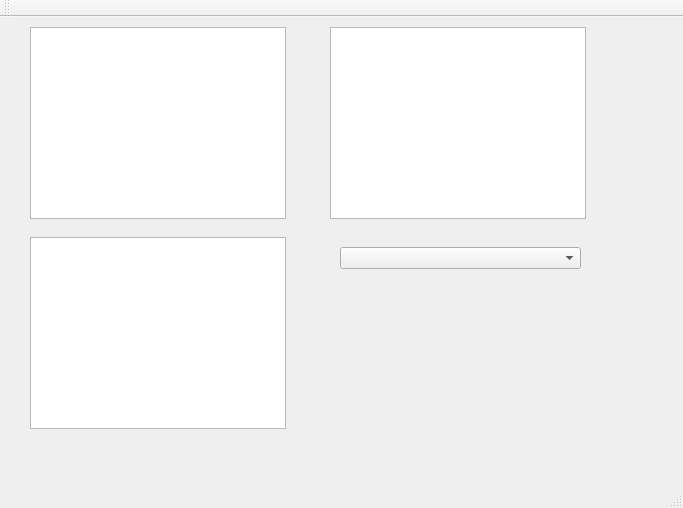
<?xml version="1.0" encoding="UTF-8"?>
<ui version="4.0">
 <class>MainWindow</class>
 <widget class="QMainWindow" name="MainWindow">
  <property name="geometry">
   <rect>
    <x>0</x>
    <y>0</y>
    <width>683</width>
    <height>508</height>
   </rect>
  </property>
  <property name="windowTitle">
   <string>MainWindow</string>
  </property>
  <widget class="QWidget" name="centralWidget">
   <widget class="QTableView" name="tableView">
    <property name="geometry">
     <rect>
      <x>30</x>
      <y>10</y>
      <width>256</width>
      <height>192</height>
     </rect>
    </property>
   </widget>
   <widget class="QTableView" name="tableView_2">
    <property name="geometry">
     <rect>
      <x>330</x>
      <y>10</y>
      <width>256</width>
      <height>192</height>
     </rect>
    </property>
   </widget>
   <widget class="QListView" name="listView">
    <property name="geometry">
     <rect>
      <x>30</x>
      <y>220</y>
      <width>256</width>
      <height>192</height>
     </rect>
    </property>
   </widget>
   <widget class="QComboBox" name="comboBox">
    <property name="geometry">
     <rect>
      <x>340</x>
      <y>230</y>
      <width>241</width>
      <height>22</height>
     </rect>
    </property>
   </widget>
  </widget>
  <widget class="QMenuBar" name="menuBar">
   <property name="geometry">
    <rect>
     <x>0</x>
     <y>0</y>
     <width>683</width>
     <height>21</height>
    </rect>
   </property>
  </widget>
  <widget class="QToolBar" name="mainToolBar">
   <attribute name="toolBarArea">
    <enum>TopToolBarArea</enum>
   </attribute>
   <attribute name="toolBarBreak">
    <bool>false</bool>
   </attribute>
  </widget>
  <widget class="QStatusBar" name="statusBar"/>
 </widget>
 <layoutdefault spacing="6" margin="11"/>
 <resources/>
 <connections/>
</ui>
